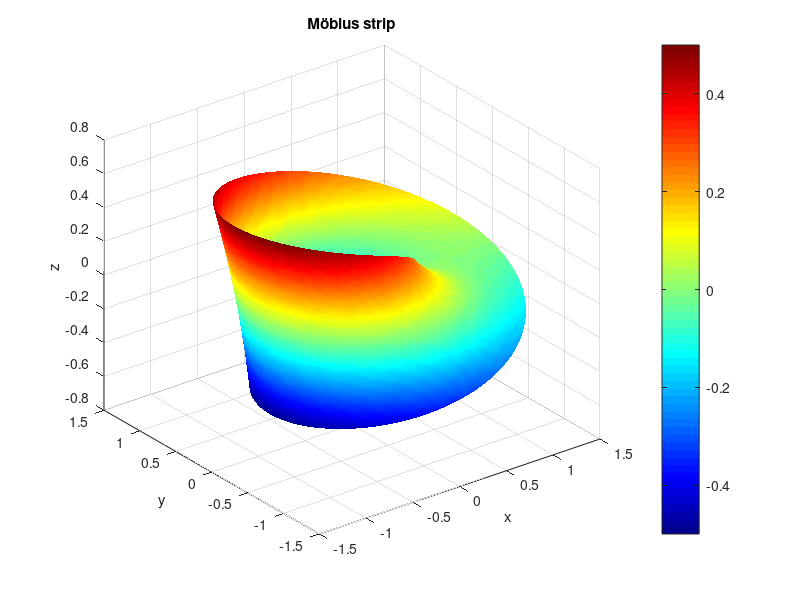

Write MATLAB code to recreate this figure.
function ex9_mobius()
% Plot a Möbius strip using parametric equations
u = linspace(0,2*pi,120);
v = linspace(-1,1,40);
[U,V] = meshgrid(u,v);

X = (1 + 0.5*V.*cos(U/2)).*cos(U);
Y = (1 + 0.5*V.*cos(U/2)).*sin(U);
Z = 0.5*V.*sin(U/2);

figure;
surf(X,Y,Z,'FaceColor','interp','EdgeColor','none');
colormap(jet); colorbar;
title('Möbius strip');
xlabel('x'); ylabel('y'); zlabel('z');
end
